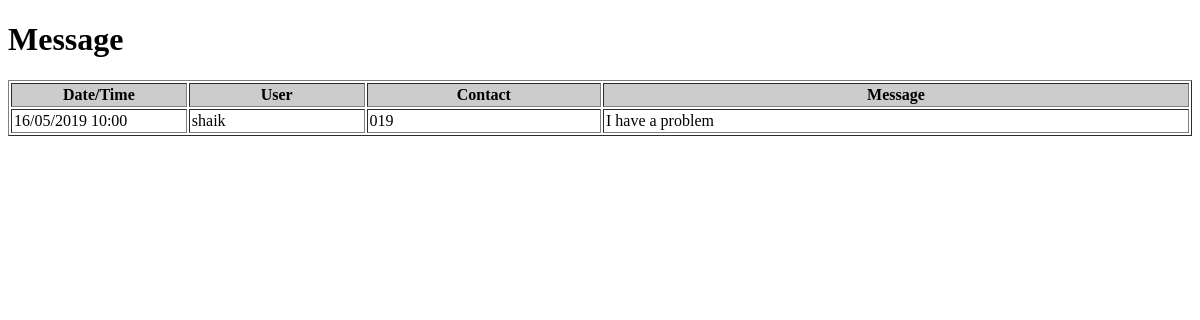
/admin/message.php (signed in), run on an earlier commit of the app's database.
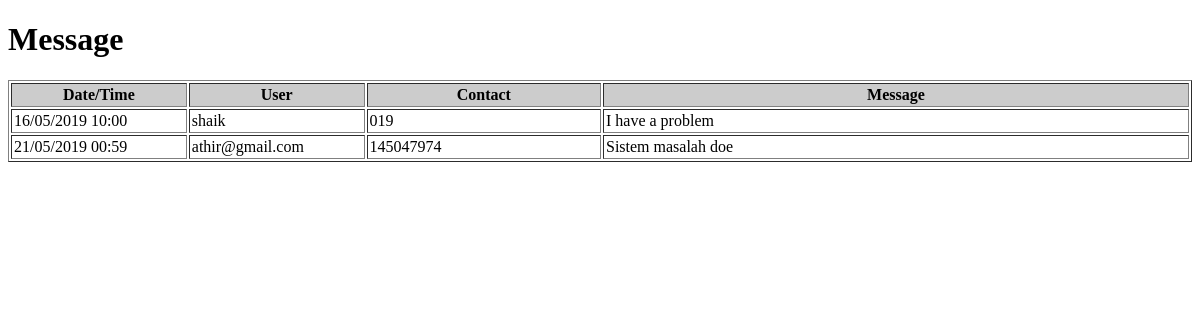
And on a later commit of the database.
### tables this page shows
CREATE TABLE `message` (
  `id` int(11) NOT NULL,
  `date` datetime NOT NULL DEFAULT CURRENT_TIMESTAMP,
  `customer` varchar(50) NOT NULL,
  `contact` varchar(50) NOT NULL,
  `message` varchar(100) NOT NULL
);

### admin/message.php (the view, shortened to what this page needs)
<!DOCTYPE html>
<html>
<head>
</head>
<body>
  <div class="content">
    <h1>Message</h1>
    <table border="1" style="width:100%" cellpadding="2">
      <thead align="left">
      <col width="15%">
      <col width="15%">
      <col width="20%">
        <tr bgcolor="#cccccc">
          <th>Date/Time</th>
          <th>User</th>
          <th>Contact</th>
          <th>Message</th>
        </tr>
      </thead>
      <?php
        include('include/dbcon.php');
        $sql = "SELECT DATE_FORMAT(date, '%d/%m/%Y %H:%i'), customer, contact, message FROM message";
        $query = mysqli_query($conn,$sql);
        while($result=mysqli_fetch_array($query,MYSQLI_ASSOC))
        {
      ?>
      <tbody>
        <tr>
          <td><?php echo $result["DATE_FORMAT(date, '%d/%m/%Y %H:%i')"];?></td>
          <td><?php echo $result["customer"];?></td>
          <td><?php echo $result["contact"];?></td>
          <td><?php echo $result["message"];?></td>
        </tr>
     </tbody>
     <?php
      }
    ?>
   </table>
 </div>
</body>
</html>

What changed in the data, as far as the page shows it:
added message: DATE_FORMAT "21/05/2019 00:59", customer "athir@gmail.com", contact "145047974", message "Sistem masalah doe"
